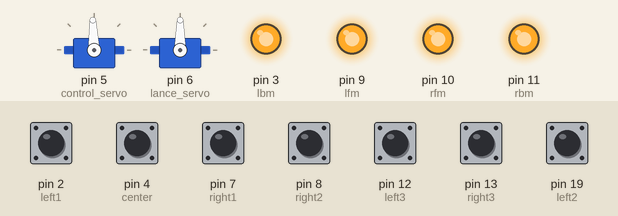
A sketch run on a simulated Arduino Uno, built with avr-gcc and run on an emulated ATmega328P. Shown: 2 × servo, output pins drawn as LEDs (lit = HIGH). The test bench sets the inputs (shaded band); at power-on: pin 2 (left1), pin 4 (center), pin 7 (right1), pin 8 (right2), pin 12 (left3), pin 13 (right3), pin 19 (left2) HIGH.

Above: at 1.2 s.
1.3 s: pin 12 (left3) pulled LOW for 0.15 s
At 2.5 s:
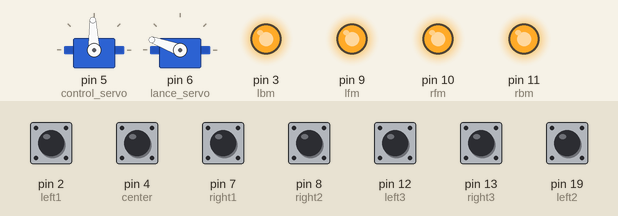
2.9 s: pin 13 (right3) pulled LOW for 0.15 s
At 3.9 s:
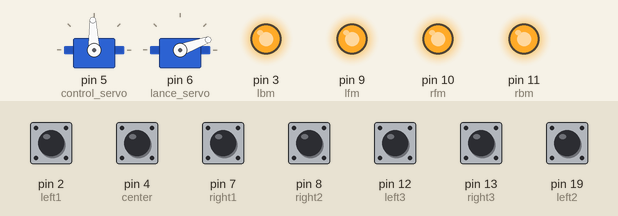
4.5 s: pin 12 (left3) pulled LOW for 1 s
At 5.1 s:
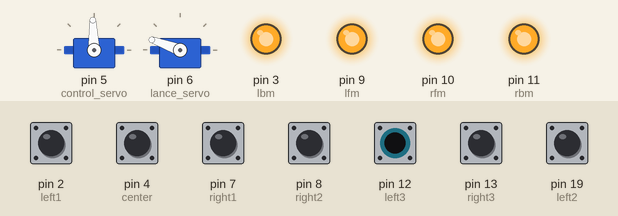
7.0 s: pin 13 (right3) pulled LOW for 1 s
At 8.2 s:
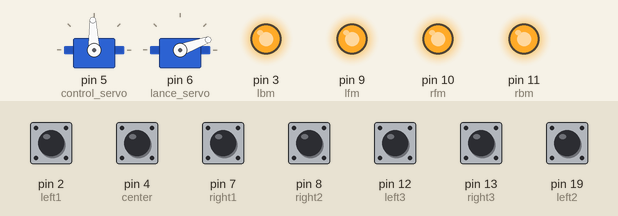
Timing chart, 0 to 10.0 s (numbered marks = the images above; inputs shaded):
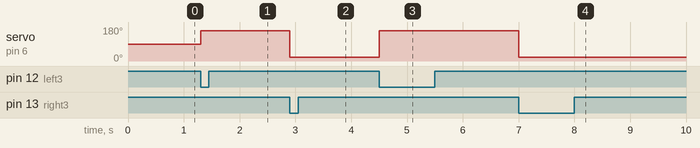

Measured:
- after the input at 1.3 s, servo on pin 6 (lance_servo): 90° → 160° at once
- after the input at 2.9 s, servo on pin 6 (lance_servo): 160° → 20° at once
- after the input at 4.5 s, servo on pin 6 (lance_servo): 20° → 160° at once
- after the input at 7.0 s, servo on pin 6 (lance_servo): 160° → 20° at once

The sketch:

CV1.ino
```cpp
//mainboard
#define reading_sensor false
#define  s_dpos  92
#define  l_dpos  0
#include <Servo.h>

//pin info
int left2 = 19;
int left1 = 2;

int center = 4;
int right1 = 7;
int right2 = 8;
int left3 = 12;
int right3 = 13;
int control_servo = 5;
int lance_servo = 6;


int Threshold = 0;

Servo Control_servo;
Servo Lance_servo;

unsigned long time;
unsigned long chktime;
unsigned long chkline;
unsigned long curvetime;
unsigned long st_time;

int lfm = 9;
int rfm = 10;
int lbm = 3;
int rbm = 11;

boolean chk_mark = false;
boolean first = true;
boolean first_line = true;

int total_value = 0;

//sensors read to store value
int s[5];
int ss[2];
int j = 0;
int i = 0;

int lss[10];
int rss[10];
int scount = 0;
boolean sschk = false;

boolean pwm = true;
int p = 0;
int chk = 0;


int linecount = 0;

void setup() {
  //init pinmode

  pinMode(center,INPUT_PULLUP);
  pinMode(left1,INPUT_PULLUP);
  pinMode(right1,INPUT_PULLUP);
  pinMode(left2,INPUT_PULLUP);
  pinMode(right2,INPUT_PULLUP);
  pinMode(left3,INPUT_PULLUP);
  pinMode(right3,INPUT_PULLUP);

  pinMode(control_servo,OUTPUT);
  pinMode(lance_servo,OUTPUT);

  pinMode(lfm,OUTPUT);
  pinMode(rfm,OUTPUT);
  pinMode(lbm,OUTPUT);
  pinMode(rbm,OUTPUT);

  digitalWrite(lfm,HIGH);
  digitalWrite(rfm,HIGH);
  analogWrite(lbm,255);
  analogWrite(rbm,255);

  Control_servo.attach(control_servo);
  Lance_servo.attach(lance_servo);

  chk_lance(90);
  chk_pos(0);

  Serial.begin(9600);
}

void loop() {
  time = millis();
  read_sensor();
  value_pos();
  value_lance();
  pwm_chk();

}


void chk_pos(int test){

  total_value += test;
  Control_servo.write(s_dpos + test);

}


void chk_lance(int test) {
  Lance_servo.write(l_dpos + test);
}


void value_pos(){

  if((s[1] == Threshold)&&(s[2] == Threshold)&&(s[3] == Threshold)){
    //真ん中
     chk_pos(0);
  }else if ((s[2] == Threshold)&&(s[3] == Threshold)&&(s[4] == Threshold)){
    ////ちょい左
     chk_pos(-2);
  }else if ((s[0] == Threshold)&&(s[1] == Threshold)&&(s[2] == Threshold)){
    ////ちょい左
      chk_pos(2);
  }else if ((s[3] == Threshold)&&(s[4] == Threshold)&&chk_mark){
    //やや左
     chk_pos(-8);
  }else if ((s[1] == Threshold)&&(s[2] == Threshold)){
    //ちょい右
    chk_pos(2);

  }else if ((s[2] == Threshold)&&(s[3] == Threshold)){
    //ちょい左
    chk_pos(-3);

  }else if ((s[0] == Threshold)&&(s[1] == Threshold)){
    //やや右
    chk_pos(2);

  }else if ((s[3] == Threshold)&&(s[4] == Threshold)){
    //やや左
    chk_pos(-3);

  }else if ((s[4] == Threshold)&&chk_mark){
    //左
    curve_line();
  }else if ((s[0] == Threshold)&&chk_mark){
    //右
    chk_pos(15);
  }


}

void curve_line(){
 if ((time - curvetime) > 1200){
    chk_pos(-20);
 }else if((time - curvetime) > 1000){
    chk_pos(-20);
 }else if((time - curvetime) > 800){
    chk_pos(-20);
 }else if((time - curvetime) > 500){
    chk_pos(-25);

 }else{
   chk_pos(-20);
 }
}

void value_lance(){
  if ((ss[0] == 0) && (ss[1]==1)){
     chk_lance(20);
    //change();

  }else if  ((ss[0] == 1) && (ss[1]==0)){
    chk_lance(160);
    //change();
  }
}


void change(){
  if (pwm){
      digitalWrite(lfm,HIGH);
      digitalWrite(rfm,HIGH);
      pwm = false;
  }else{
     digitalWrite(lfm,LOW);
      digitalWrite(rfm,LOW);
      pwm = true;

  }
}

void pwm_chk(){
   if ((ss[0] == 0) && (ss[1]==0)){
      if(!chk_mark&&((time - chktime) > 1500)||first){
       // digitalWrite(lfm,LOW);
        //digitalWrite(rfm,LOW);
        analogWrite(lbm,255);
        analogWrite(rbm,255);
        chk_mark = true;
        first = false;
        curvetime = time;
        chktime = time;
        st_time = time;
        sschk = false;
        linecount = 0;
      }else if (chk_mark&&((time - chktime) > 1500)){
        digitalWrite(lfm,HIGH);
        digitalWrite(rfm,HIGH);
        chk_mark = false;
        analogWrite(lbm,255);
        analogWrite(rbm,255);
        chktime = time;
        curvetime = 0;
      }

   }
   if(chk_mark&&(time - st_time) > 3400){
         digitalWrite(lfm,HIGH);
         digitalWrite(rfm,HIGH);
          analogWrite(lbm,255);
         analogWrite(rbm,255);
          chk_mark = false;
   }

}
void sensor_array_reset(){
    for(i=0;i<5;i++){
        s[i] = 1;
    }
    for(i=0;i<2;i++){
        ss[i] = 1;
    }
}

void read_sensor(){
    //sensor_array_reset();
    s[0] = digitalRead(left2);
    s[1] = digitalRead(left1);
    s[2] = digitalRead(center);
    s[3] = digitalRead(right1);
    s[4] = digitalRead(right2);
    ss[0] = digitalRead(right3);
    ss[1] = digitalRead(left3);


//aaa
//    s[0] = PIND & _BV(left2);
//    s[1] = PIND & _BV(left1);
//    s[2] = PIND & _BV(center);
//    s[3] = PINB & _BV(right1);
//    s[4] = PINB & _BV(right2);
//    side_s[0] = PINB & _BV(right3);
//    side_s[1] = PINB & _BV(left3);
    if (reading_sensor){
      sensor_print();
    }
}


void sensor_print(){
  Serial.print(ss[0]);
  Serial.print(s[0]);
  Serial.print(s[1]);
  Serial.print(s[2]);
  Serial.print(s[3]);
  Serial.print(s[4]);
  Serial.println(ss[1]);
}
```
